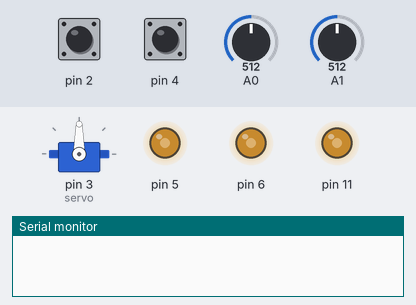
Recording of a sketch running on a simulated Arduino Uno, built with avr-gcc and run on an emulated ATmega328P. On the bench: servo, output pins drawn as LEDs (lit = HIGH), the last lines printed to the serial monitor. The inputs (shaded band) are chosen by the test bench; at power-on: A1 = 512, pin 2 HIGH, A0 = 512, pin 4 HIGH.

Above: at 1.2 s.
1.3 s: A1 set to 306
At 1.6 s:
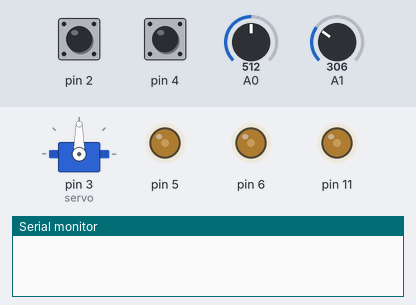
2.8 s: A1 set to 122
At 4.0 s:
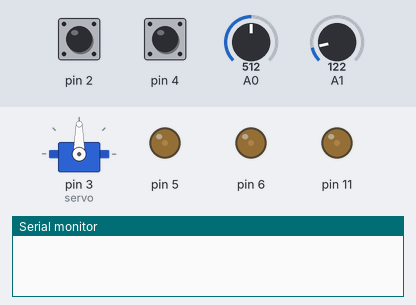
4.3 s: A1 set to 900
At 5.0 s:
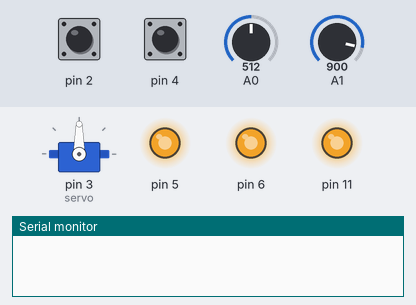
5.8 s: pin 2 pulled LOW for 0.15 s
7.4 s: A0 set to 716
At 7.8 s:
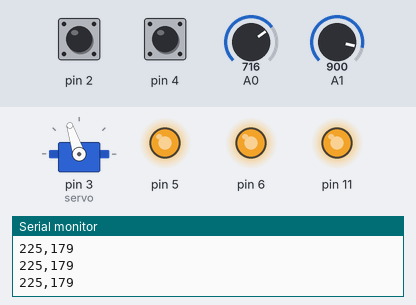
8.9 s: A0 set to 306
At 9.9 s:
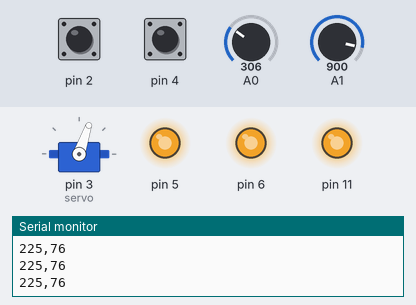
Timing chart, 0 to 11.4 s (numbered marks = the images above; inputs shaded):
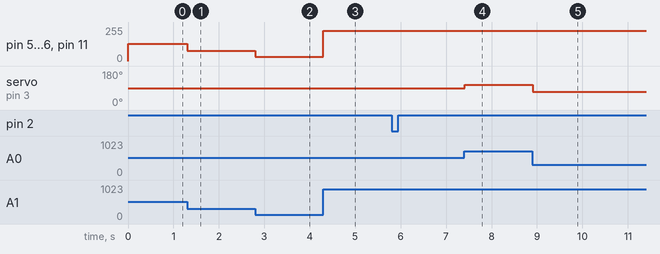

Measured:
- after the input at 1.3 s, pin 5, pin 6, pin 11: 130/255 → 78/255 at once
- after the input at 2.8 s, pin 5, pin 6, pin 11: 78/255 → 32/255 at once
- after the input at 4.3 s, pin 5, pin 6, pin 11: 32/255 → 227/255 at once
- after the input at 7.4 s, servo on pin 3 (servo): 90° → 108° at once
- after the input at 8.9 s, servo on pin 3 (servo): 108° → 71° at once

The sketch:

servoLight.ino.ino
```cpp
#include<Servo.h>

Servo servo;
int serialWrite = 0;
int sw = LOW, last_sw = LOW;
int psw = LOW, plast_sw = LOW;

void setup() {
  Serial.begin(9600);

  pinMode(5, OUTPUT);
  pinMode(6, OUTPUT);
  pinMode(11, OUTPUT);
  servo.attach(3);
  pinMode(2, INPUT_PULLUP);
  pinMode(4, INPUT_PULLUP);
}

void loop() {
  sw = digitalRead(2);
  psw = digitalRead(4);
  int valume = analogRead(0) / 4;

  /* if (valume > 253) {
      valume = 253;
    }
  */
  int swipe = analogRead(1) / 4;
  int sendData = swipe;


  if (swipe == 254 || swipe == 255) {
    sendData = 253;
  }
  analogWrite(5, sendData + 2);
  analogWrite(6, sendData + 2);
  analogWrite(11, sendData + 2);


  if (sw == LOW && last_sw == HIGH) {
    Serial.print(0);
    Serial.print(",");
    Serial.print(0);
    Serial.print(",");
    Serial.println(0);
    Serial.print("\n");

    serialWrite = 1 - serialWrite;
  }

  if (psw == LOW && plast_sw == HIGH) {
    Serial.print(1);
    Serial.print(",");
    Serial.print(0);
    Serial.print(",");
    Serial.println(0);
    Serial.print("\n");
  }

  if (serialWrite == 1) {

    analogWrite(5, sendData + 2);
    analogWrite(6, sendData + 2);
    analogWrite(11, sendData + 2);

    int pulthWidth2 = map(valume, 0, 255, 45, 135);
    servo.write(pulthWidth2);
    Serial.print(sendData);
    Serial.print(",");
    Serial.println(valume);
    Serial.print("\n");
  }

  else {
    if (Serial.available() > 1) {

      int LEDdata = Serial.read();
      int Sdata = Serial.read();
      int Serdata = Sdata;
      int pulthWidth = map(Serdata, 0, 255, 45, 135);


      analogWrite(5, LEDdata + 2);
      analogWrite(6, LEDdata + 2);
      analogWrite(11, LEDdata + 2);


      servo.write(pulthWidth);

    }
  }
  last_sw = sw;
  plast_sw = psw;
  delay(10);

}
```
